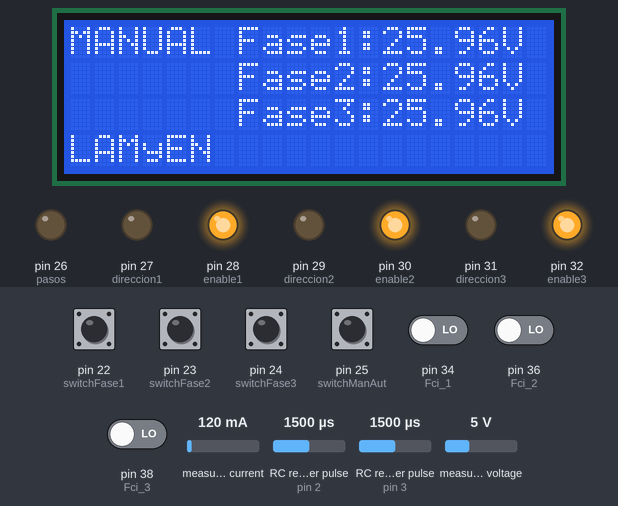
A sketch run on a simulated Arduino Mega 2560, built with avr-gcc and run on an emulated ATmega2560. Parts: 20×4 character LCD, output pins drawn as LEDs (lit = HIGH). Wiring (inferred from the names in the program): 2 × RC receiver channel: data pin 2 / data pin 3. The test bench sets the inputs (shaded band); at power-on: pin 22 (switchFase1), pin 23 (switchFase2), pin 24 (switchFase3), pin 25 (switchManAut), pin 34 (Fci_1), pin 36 (Fci_2), pin 38 (Fci_3) LOW, measured voltage 5 V, measured current 120 mA, RC receiver pulse (sensors on pin 2, pin 3) 1500 µs. What the sketch prints to the serial monitor is not drawn.

Above: at 1.3 s.
1.4 s: pin 25 (switchManAut) pulled HIGH for 0.15 s
At 2.5 s:
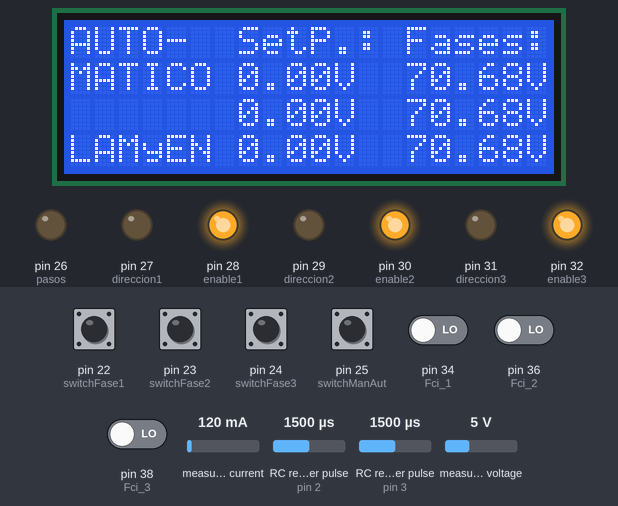
4.2 s: pin 25 (switchManAut) pulled HIGH for 1 s
At 5.9 s:
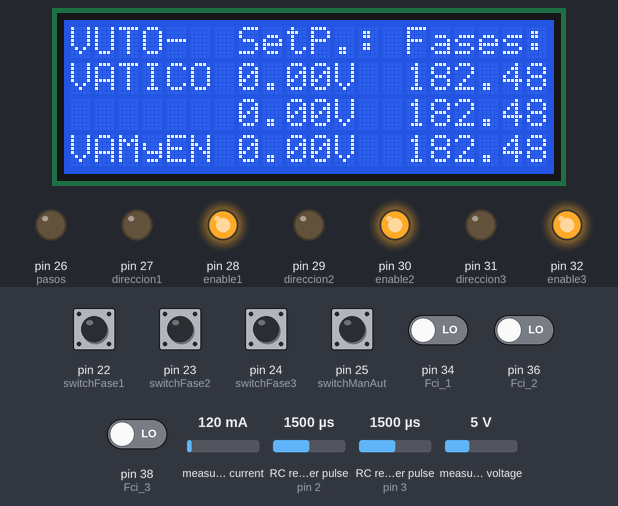
7.5 s: measured voltage set to 0.3 V
At 8.6 s:
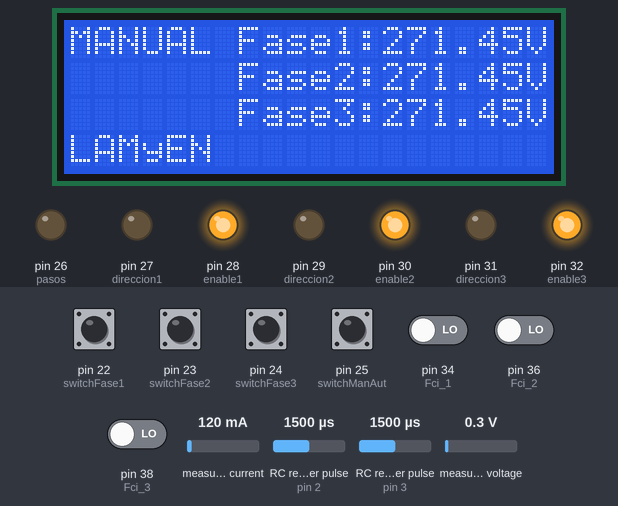
10.2 s: pin 25 (switchManAut) pulled HIGH for 1 s
At 11.9 s:
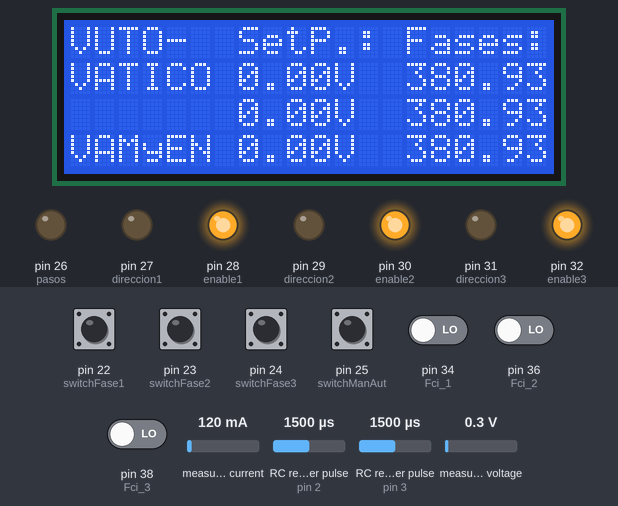
14.6 s: measured voltage set to 3.8 V
At 30.4 s:
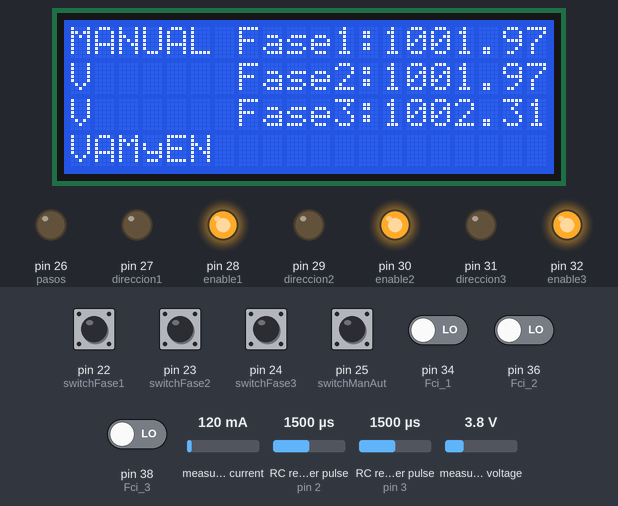
Timing chart, 0 to 31.9 s (numbered marks = the images above; inputs shaded):
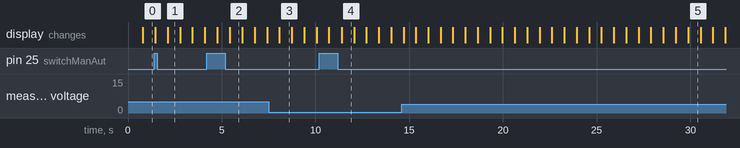

The sketch:

Autotrafo_V1.5.ino
```cpp
#include <LiquidCrystal_I2C.h>
LiquidCrystal_I2C lcd(0x3F,20,4);//Direccion de LCD
#include <Wire.h>

#include "EmonLib.h"             // Include Emon Library
EnergyMonitor emon1;             // Create an instance 1
EnergyMonitor emon2;             // Create an instance 2
EnergyMonitor emon3;             // Create an instance 3


  //----variables para sensor de tension-----

  int i = 0;

  float tenvals1 = 0.0;
  float tenvals2 = 0.0;
  float tenvals3 = 0.0;

  float Vrms1 = 0.0;
  float Vrms2 = 0.0;
  float Vrms3 = 0.0;

  //----------------------------------------

  float setPointFase1, setPointFase2, setPointFase3, Fase1, Fase2, Fase3;

  int lectura1, lectura2, lectura3;


  int switchFase1 = 22;
  int switchFase2 = 23;
  int switchFase3 = 24;

  int switchManAut = 25;

  int pasos = 26;

  int direccion1 = 27;
  int enable1 = 28;

  int direccion2 = 29;
  int enable2 = 30;

  int direccion3 = 31;
  int enable3 = 32;

  //--------------Finales de Carrera------

  int Fcs_1=33;
  int Fci_1=34;

  int Fcs_2=35;
  int Fci_2=36;

  int Fcs_3=37;
  int Fci_3=38;

  //----Configuraciones del encoder----

  const int channelPinA = 2;
  const int channelPinB = 3;

  const int timeThreshold = 20;
  long timeCounter = 0;

  const int maxSteps = 1024;
  volatile int ISRCounter = 0;
  volatile int ISRCounterM = 0;
  int counter = 0;
  int ISRCounterMPrev;

  volatile int IsCW = 1;

  //-------------------------------------

  void leerEncoder();
  void setPoint();
  void leerTension();
  void ajuste();
  void cotrolManual();
  void mostrarPatallaA();
  void mostrarPatallaM();

//----------[TIEMPOS ASIGNADOS A CADAFUNCIÓN - NO BLOQUEANTE]----------//

//------------------------------setPoint()--Funcion 0

unsigned long previousMillis = 0;
const long interval = 50 ; // Valor dado en milisegundos

//------------------------------leerTension()--Funcion 1

unsigned long previousMillis_1 = 0;
const long interval_1 = 1000 ;

//------------------------------ajuste()--Funcion 2

unsigned long previousMillis_2 = 0;
const long interval_2 = 1000 ;

//------------------------------mostrarPatallaA() --Funcion 3

unsigned long previousMillis_3 = 0;
const long interval_3 = 500 ;

//------------------------------controlManual()--Funcion 4

unsigned long previousMillis_4 = 0;
const long interval_4 = 50 ;

//------------------------------leerTension()--Funcion 5

unsigned long previousMillis_5 = 0;
const long interval_5 = 50 ;

//------------------------------mostrarPatallaM()--Funcion 6

unsigned long previousMillis_6 = 0;
const long interval_6 = 500 ;


//---------Función Principal

void setup() {

  Serial.begin(9600);

   //-------------Configuracion LCD-------------

  lcd.init();
  lcd.begin(20,4);
  lcd.clear();
  lcd.backlight();// Indicamos medidas de LCD
  Wire.begin(); //configura el bus I2C estableciendo arduino como MASTER

  //----------------------------------------

  //----Configuracion de sensor de voltaje----

  emon1.voltage(2, 352 , 1.7);  // Voltage: input pin, calibration, phase_shift
  emon2.voltage(3, 352 , 1.7);  // Voltage: input pin, calibration, phase_shift
  emon3.voltage(4, 352 , 1.7);  // Voltage: input pin, calibration, phase_shift

  //------------------------------------------

  //----Configuracion Entradas/Salidas------

  pinMode(switchFase1, INPUT);
  pinMode(switchFase2, INPUT);
  pinMode(switchFase3, INPUT);

  pinMode(switchManAut, INPUT);

  pinMode(pasos, OUTPUT);

  pinMode(enable1, OUTPUT);
  pinMode(direccion1, OUTPUT);

  pinMode(enable2, OUTPUT);
  pinMode(direccion2, OUTPUT);

  pinMode(enable3, OUTPUT);
  pinMode(direccion3, OUTPUT);

//----------------

  pinMode (Fcs_1, INPUT);
  pinMode (Fci_1,INPUT);

  pinMode (Fcs_2,INPUT);
  pinMode (Fci_2,INPUT);;

  pinMode (Fcs_3,INPUT);
  pinMode (Fci_3,INPUT);

//----------------

  digitalWrite(enable1, HIGH); // PRUEBA TB 6560
  digitalWrite(enable2, HIGH);
  digitalWrite(enable3, HIGH);


  //-----------------------------------

  //----Configuraciones del encoder----

   pinMode(channelPinA, INPUT_PULLUP);
   attachInterrupt(digitalPinToInterrupt(channelPinA), doEncodeA, CHANGE);
   attachInterrupt(digitalPinToInterrupt(channelPinB), doEncodeB, CHANGE);

  //----------------------------------

}

void loop() {

  if(digitalRead(switchManAut)){

//-------Función 0--------//
unsigned long currentMillis = millis();   // Retardo NO bloqueante
   if(currentMillis - previousMillis >= interval) {
    previousMillis = currentMillis;
    setPoint();
   }
    Serial.print(millis());
//-------Función 1--------//
   currentMillis = millis();
   if(currentMillis - previousMillis_1 >= interval_1) {
    previousMillis_1 = currentMillis;
    leerTension();
   }

   Serial.print(millis());

//-------Función 2--------//
   currentMillis = millis();
   if(currentMillis - previousMillis_2 >= interval_2) {
    previousMillis_2 = currentMillis;
    ajuste();
   }

//-------Función 3--------//
 currentMillis = millis();
   if(currentMillis - previousMillis_3 >= interval_3) {
    previousMillis_3 = currentMillis;
    mostrarPatallaA();
   }
  }

  else{

//-------Función 4--------//
unsigned long currentMillis = millis();
   if(currentMillis - previousMillis_4 >= interval_4) {
    previousMillis_4 = currentMillis;
    controlManual();
   }

//-------Función 5--------//
   currentMillis = millis();
   if(currentMillis - previousMillis_5 >= interval_5) {
    previousMillis_5 = currentMillis;
    leerTension();
   }

 //-------Función 6--------//
   currentMillis = millis();
   if(currentMillis - previousMillis_6 >= interval_6) {
    previousMillis_6 = currentMillis;
    mostrarPatallaM();
          }
    }

}


void setPoint(){

  //----Codigo para leer el encoder------------------------------

  if (counter != ISRCounter)
   {
      counter = ISRCounter;
      Serial.println(counter);
   }
   //delay(100);


  //Dependiendo los switch activos el valor se asiganara al setPoint correspoediente

  if(digitalRead(switchFase1)){
    setPointFase1 = counter * 250.0 / 1024.0;
  }

  if(digitalRead(switchFase2)){
    setPointFase2 = counter * 250.0 / 1024.0;
  }

  if(digitalRead(switchFase3)){
    setPointFase3 = counter * 250.0 / 1024.0;
  }

  //------------------------------------------------------------


}

void leerTension(){

  //for(i=0; i<10; i++){

    emon1.calcVI(20,2000);         // Calculate all. No.of half wavelengths (crossings), time-out
    emon2.calcVI(20,2000);         // Calculate all. No.of half wavelengths (crossings), time-out
    emon3.calcVI(20,2000);         // Calculate all. No.of half wavelengths (crossings), time-out

    Vrms1 = (emon1.Vrms - 3);
    Vrms2 = (emon2.Vrms - 3);
    Vrms3 = (emon3.Vrms - 3);

    tenvals1 += Vrms1;
    tenvals2 += Vrms2;
    tenvals3 += Vrms3;

 // }

  Fase1 = (tenvals1/10) + ((240-(tenvals1/10))*0.015); // Se le aplico una formula de correcion para un error de 3 volt en 40Vca
  Fase2 = (tenvals2/10) + ((240-(tenvals2/10))*0.015); // Se le aplico una formula de correcion para un error de 3 volt en 40Vca
  Fase3 = (tenvals3/10) + ((240-(tenvals3/10))*0.015); // Se le aplico una formula de correcion para un error de 3 volt en 40Vca


}

void ajuste(){

  //------ajuste fase 1------------

  float LimSup1 , LimInf1; // Corresponde a Fase 1
  LimSup1 = setPointFase1*1.01 ; // Limite Superior de seteo
  LimInf1 = setPointFase1*0.99 ; // Limite Inferior de seteo

  if( Fase1 < LimInf1 || Fase1 > LimSup1 ){
    if( Fase1 < LimInf1 && Fase1 < 250 && digitalRead(Fcs_1)){
      digitalWrite(enable1, LOW); // Se cambio el estado según configuración del tb6560
      digitalWrite(direccion1, LOW);
      for(i=0; i<10; i++){
        digitalWrite(pasos, HIGH);
        delay(10);
        digitalWrite(pasos, LOW);
        delay(10);
      }
    }
    if( Fase1 > LimSup1 && Fase1 > 0.0 && digitalRead(Fci_1)){
      digitalWrite(enable1, LOW);
      digitalWrite(direccion1, HIGH);
      for(i=0; i<10; i++){
        digitalWrite(pasos, HIGH);
        delay(10);
        digitalWrite(pasos, LOW);
        delay(10);
      }
    }

    digitalWrite(enable1, HIGH);

  }

 //-------------------------------

 //------ajuste fase 2------------

  float LimSup2 , LimInf2; // Corresponde a Fase 1
  LimSup2 = setPointFase2*1.01 ; // Limite Superior de seteo
  LimInf2 = setPointFase2*0.99 ; // Limite Inferior de seteo

  if( Fase2 < LimInf2 || Fase2 > LimSup2  ){
    if( Fase2 < LimInf2 && Fase2 < 250 && digitalRead(Fcs_2) ){
      digitalWrite(enable2, LOW);
      digitalWrite(direccion2, LOW);
      for(i=0; i<10; i++){
        digitalWrite(pasos, HIGH);
        delay(10);
        digitalWrite(pasos, LOW);
        delay(10);
      }
    }
    if( Fase2 > LimSup2 && Fase2 > 0.0 && digitalRead(Fci_2) ){
      digitalWrite(enable2, LOW);
      digitalWrite(direccion2, HIGH);
      for(i=0; i<10; i++){
        digitalWrite(pasos, HIGH);
        delay(10);
        digitalWrite(pasos, LOW);
        delay(10);
      }
    }

    digitalWrite(enable2, HIGH);

  }

  //-------------------------------

  //------ajuste fase 3------------

  float LimSup3 , LimInf3; // Corresponde a Fase 1
  LimSup3 = setPointFase3*1.01 ; // Limite Superior de seteo
  LimInf3 = setPointFase3*0.99 ; // Limite Inferior de seteo

  if( Fase3 < LimInf3 || Fase3 > LimSup3  ){
    if( Fase3 < LimInf3 && Fase3 < 250 && digitalRead(Fcs_3) ){
      digitalWrite(enable3, LOW);
      digitalWrite(direccion3, LOW);
      for(i=0; i<10; i++){
        digitalWrite(pasos, HIGH);
        delay(10);
        digitalWrite(pasos, LOW);
        delay(10);
      }
    }
    if( Fase3 > LimSup3 && Fase3 > 0.0 && digitalRead(Fci_3) ){
      digitalWrite(enable3, LOW);
      digitalWrite(direccion3, HIGH);
      for(i=0; i<10; i++){
        digitalWrite(pasos, HIGH);
        delay(10);
        digitalWrite(pasos, LOW);
        delay(10);
      }
    }

    digitalWrite(enable3, HIGH);

  }

  //------------------------------------

}


void controlManual(){

   //----Codigo para leer el encoder------------------------------


  //-------------------------------------------------------------

  if(ISRCounterM != ISRCounterMPrev){

    if(IsCW == 1){

      //-------control fase 1 sentido horario--------

      if(digitalRead(switchFase1)&& digitalRead(Fcs_1)){

        digitalWrite(enable1, LOW);
        digitalWrite(direccion1, LOW);

       for(i=0; i<30; i++){
        digitalWrite(pasos, HIGH);
        //delay(10);
        digitalWrite(pasos, LOW);
        //delay(10);
       }

      }

      //---------------------------------------------

      //-------control fase 2 sentido horario--------

      if(digitalRead(switchFase2)&& digitalRead(Fcs_2)){

        digitalWrite(enable2, LOW);
        digitalWrite(direccion2, LOW);

       for(i=0; i<30; i++){
        digitalWrite(pasos, HIGH);
        //delay(10);
        digitalWrite(pasos, LOW);
        //delay(10);
       }

      }

      //---------------------------------------------

      //-------control fase 3 sentido horario--------

      if(digitalRead(switchFase3)&& digitalRead(Fcs_3)){

        digitalWrite(enable3, LOW);
        digitalWrite(direccion3, LOW);

       for(i=0; i<30; i++){
        digitalWrite(pasos, HIGH);
        //delay(10);
        digitalWrite(pasos, LOW);
        //delay(10);
       }

      }

      //---------------------------------------------


    }

    else{

      //-----control fase 1 sentido antihorario------

       if(digitalRead(switchFase1)&& digitalRead(Fci_1)){

        digitalWrite(enable1, LOW);
        digitalWrite(direccion1, HIGH);

       for(i=0; i<30; i++){
        digitalWrite(pasos, HIGH);
        //delay(10);
        digitalWrite(pasos, LOW);
        //delay(10);
       }

      }

      //---------------------------------------------

      //-----control fase 2 sentido antihorario------

      if(digitalRead(switchFase2)&& digitalRead(Fci_2)){

        digitalWrite(enable2, LOW);
        digitalWrite(direccion2, HIGH);

       for(i=0; i<30; i++){
        digitalWrite(pasos, HIGH);
        //delay(10);
        digitalWrite(pasos, LOW);
        //delay(10);
       }

      }

      //---------------------------------------------

      //-----control fase 3 sentido antihorario------

      if(digitalRead(switchFase3)&& digitalRead(Fci_3)){

        digitalWrite(enable3, LOW);
        digitalWrite(direccion3, HIGH);

       for(i=0; i<30; i++){
        digitalWrite(pasos, HIGH);
        //delay(10);
        digitalWrite(pasos, LOW);
        //delay(10);
       }

      }


    }

    digitalWrite(enable1, HIGH);
    digitalWrite(enable2, HIGH);
    digitalWrite(enable3, HIGH);

  }

  ISRCounterMPrev = ISRCounterM;

}

void mostrarPatallaA(){

  lcd.clear();
  lcd.setCursor(0,0);
  lcd.print("AUTO-");
  lcd.setCursor(0,1);
  lcd.print("MATICO");
  lcd.setCursor(0,3);
  lcd.print("LAMyEN");

  lcd.setCursor(7,0);
  lcd.print("SetP.:");
  lcd.setCursor(7,1);
  lcd.print(setPointFase1);
  lcd.print("V");
  lcd.setCursor(7,2);
  lcd.print(setPointFase2);
  lcd.print("V");
  lcd.setCursor(7,3);
  lcd.print(setPointFase3);
  lcd.print("V");

  lcd.setCursor(14,0);
  lcd.print("Fases:");
  lcd.setCursor(14,1);
  lcd.print(Fase1);
  lcd.print("V");
  lcd.setCursor(14,2);
  lcd.print(Fase2);
  lcd.print("V");
  lcd.setCursor(14,3);
  lcd.print(Fase3);
  lcd.print("V");


  /* Serial.println("AUTOMATICO");
  Serial.print("Tension Fase1: ");
  Serial.println(Fase1);
  Serial.print("Set Point Fase1: ");
  Serial.println(setPointFase1);
  Serial.println();


  Serial.print("Tension Fase2: ");
  Serial.println(Fase2);
  Serial.print("Set Point Fase2: ");
  Serial.println(setPointFase2);
  Serial.println();

  Serial.print("Tension Fase3: ");
  Serial.println(Fase3);
  Serial.print("Set Point Fase3: ");
  Serial.println(setPointFase3);
  Serial.println(); */

}

void mostrarPatallaM(){

  lcd.clear();
  lcd.setCursor(0,0);
  lcd.print("MANUAL");
  lcd.setCursor(0,3);
  lcd.print("LAMyEN");

  lcd.setCursor(7,0);
  lcd.print("Fase1:");
  lcd.print(Fase1);
  lcd.print("V");
  lcd.setCursor(7,1);
  lcd.print("Fase2:");
  lcd.print(Fase2);
  lcd.print("V");
  lcd.setCursor(7,2);
  lcd.print("Fase3:");
  lcd.print(Fase3);
  lcd.print("V");

}


void doEncodeA()
{
   if (millis() > timeCounter + timeThreshold)
   {
      if (digitalRead(channelPinA) == digitalRead(channelPinB))
      {
         IsCW = 1;
         if (ISRCounter + 1 <= maxSteps) ISRCounter++;
         ISRCounterM++;
      }
      else
      {
         IsCW = 2;
         if (ISRCounter - 1 > 0) ISRCounter--;
         ISRCounterM--;
      }
      timeCounter = millis();
   }
}

void doEncodeB()
{
   if (millis() > timeCounter + timeThreshold)
   {
      if (digitalRead(channelPinA) != digitalRead(channelPinB))
      {
         IsCW = 1;
         if (ISRCounter + 1 <= maxSteps) ISRCounter++;
         ISRCounterM++;
      }
      else
      {
         IsCW = 2;
         if (ISRCounter - 1 > 0) ISRCounter--;
         ISRCounterM--;
      }
      timeCounter = millis();
   }
}
```

Measured:
- after the input at 1.4 s, the display: first differs from a run without the input after 0.72 s (image 1)
- after the input at 4.2 s, the display: first differs from a run without the input after 1.2 s (image 2)
- after the input at 10.2 s, the display: first differs from a run without the input after 1.2 s (image 4)
- what the display in image 1 shows lasts 0.7 s, from 2.1 s to 2.8 s
